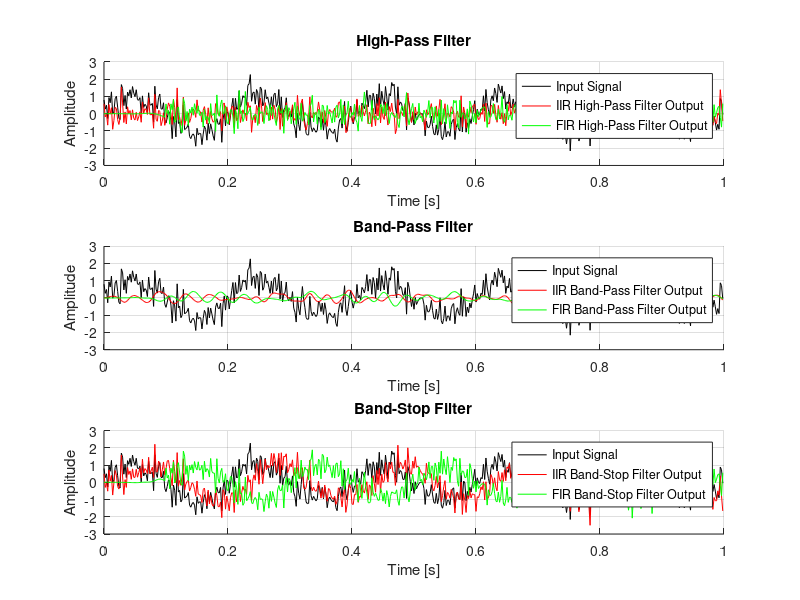

Write the MATLAB code that produced this figure. (Note: this script raises an error after producing the figure.)
%% Ex2.m - Multi-Band Filtering: High-Pass, Band-Pass & Band-Stop (IIR vs FIR)
% Author: Nariman Ziaie
% Date  : June 2024

% Define the sampling frequency and time vector
fs = 500; % Sampling frequency in Hz
t = 0:1/fs:1-1/fs; % Time vector

% Create a sample input signal: a sine wave + random noise
input_signal = sin(2*pi*5*t) + 0.5*randn(size(t));

%-------------------- Filters Variables --------------------%
order = 4; % 4th-order Butterworth IIR filter
numtaps = 101; % Number of taps in FIR filter

%-------------------- High-Pass --------------------%
% Design an IIR Butterworth high-pass filter
cutoff = 20; % Cutoff frequency in Hz
[b_iir_hp, a_iir_hp] = butter(order, cutoff/(fs/2), 'high');

% Apply the IIR high-pass filter to the input signal
iir_hp_output = filter(b_iir_hp, a_iir_hp, input_signal);

% Design an FIR high-pass filter using the Hamming window method
b_fir_hp = fir1(numtaps-1, cutoff/(fs/2), 'high', hamming(numtaps));

% Apply the FIR high-pass filter to the input signal
fir_hp_output = filter(b_fir_hp, 1, input_signal);

%-------------------- Band-Pass --------------------%
% Design an IIR Butterworth band-pass filter
low_cutoff = 10; % Lower cutoff frequency in Hz
high_cutoff = 40; % Upper cutoff frequency in Hz
[b_iir_bp, a_iir_bp] = butter(order, [low_cutoff high_cutoff]/(fs/2), 'bandpass');

% Apply the IIR band-pass filter to the input signal
iir_bp_output = filter(b_iir_bp, a_iir_bp, input_signal);

% Design an FIR band-pass filter using the Hamming window method
b_fir_bp = fir1(numtaps-1, [low_cutoff high_cutoff]/(fs/2), 'bandpass', hamming(numtaps));

% Apply the FIR band-pass filter to the input signal
fir_bp_output = filter(b_fir_bp, 1, input_signal);

%-------------------- Band-Stop --------------------%
% Design an IIR Butterworth band-stop filter
[b_iir_bs, a_iir_bs] = butter(order, [low_cutoff high_cutoff]/(fs/2), 'stop');

% Apply the IIR band-stop filter to the input signal
iir_bs_output = filter(b_iir_bs, a_iir_bs, input_signal);

% Design an FIR band-stop filter using the Hamming window method
b_fir_bs = fir1(numtaps-1, [low_cutoff high_cutoff]/(fs/2), 'stop', hamming(numtaps));

% Apply the FIR band-stop filter to the input signal
fir_bs_output = filter(b_fir_bs, 1, input_signal);

%-------------------- Ploting --------------------%
% Plot the input and output signals in separate subplots
figure;

% High-Pass Filter
subplot(3, 1, 1);
hold on;
plot(t, input_signal, 'k', 'DisplayName', 'Input Signal'); % Input signal in black
plot(t, iir_hp_output, 'r', 'DisplayName', 'IIR High-Pass Filter Output'); % IIR output in red
plot(t, fir_hp_output, 'g', 'DisplayName', 'FIR High-Pass Filter Output'); % FIR output in green
hold off;
title('High-Pass Filter');
xlabel('Time [s]');
ylabel('Amplitude');
grid on;
legend show;

% Band-Pass Filter
subplot(3, 1, 2);
hold on;
plot(t, input_signal, 'k', 'DisplayName', 'Input Signal'); % Input signal in black
plot(t, iir_bp_output, 'r', 'DisplayName', 'IIR Band-Pass Filter Output'); % IIR output in red
plot(t, fir_bp_output, 'g', 'DisplayName', 'FIR Band-Pass Filter Output'); % FIR output in green
hold off;
title('Band-Pass Filter');
xlabel('Time [s]');
ylabel('Amplitude');
grid on;
legend show;

% Band-Stop Filter
subplot(3, 1, 3);
hold on;
plot(t, input_signal, 'k', 'DisplayName', 'Input Signal'); % Input signal in black
plot(t, iir_bs_output, 'r', 'DisplayName', 'IIR Band-Stop Filter Output'); % IIR output in red
plot(t, fir_bs_output, 'g', 'DisplayName', 'FIR Band-Stop Filter Output'); % FIR output in green
hold off;
title('Band-Stop Filter');
xlabel('Time [s]');
ylabel('Amplitude');
grid on;
legend show;

% Adjust layout
sgtitle('Filters Outputs');
